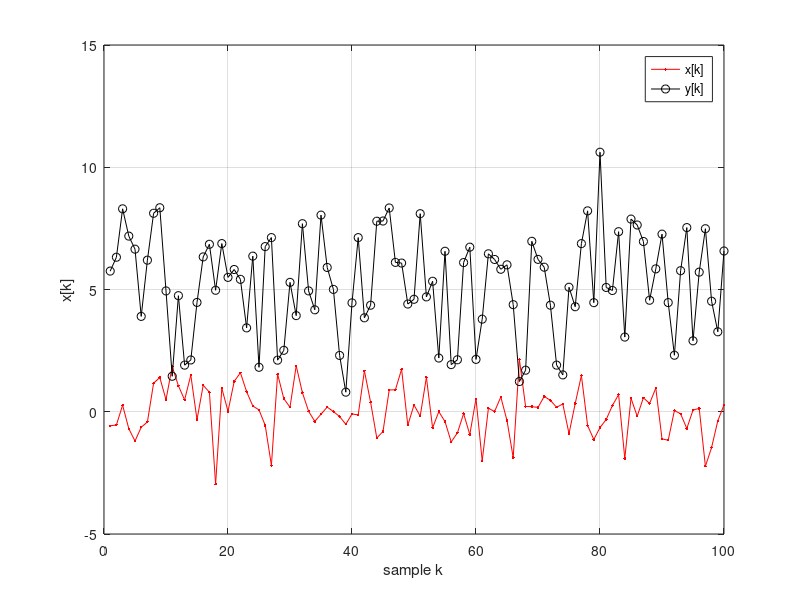

Write MATLAB code to recreate this figure. (Note: this script raises an error after producing the figure.)
close all
clear all

x = randn(100,1);
y = 2*randn(100,1)+5; % the +5 adds 5 to all elements of vector


figure(1)
plot(x,'.-r')
hold on
plot(y,'o-k')
grid on
xlabel('sample k')
ylabel('x[k]')
legend('x[k]','y[k]')

% You can plot a histogram of the vectors like this
figure(2)
histogram(x)
hold on
histogram(y)
hold off
grid on
legend('x','y')

z = 5*randn(100,1)+40; % 
figure(3)
subplot(2,1,1)
plot(x,'.-r')
hold on
plot(y,'o-k')
plot(z,'s:b')
grid on
xlabel('sample k')
ylabel('value')
legend('x[k]','y[k]','z[k]')
subplot(2,1,2)
histogram(x)
hold on
histogram(y)
histogram(z)
hold off
grid on
legend('x','y','z')
xlabel('value')
ylabel('value count')


